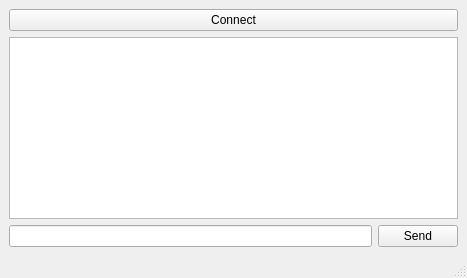
<?xml version="1.0" encoding="UTF-8"?>
<ui version="4.0">
 <class>MainWindow</class>
 <widget class="QMainWindow" name="MainWindow">
  <property name="geometry">
   <rect>
    <x>0</x>
    <y>0</y>
    <width>467</width>
    <height>278</height>
   </rect>
  </property>
  <property name="windowTitle">
   <string>MainWindow</string>
  </property>
  <widget class="QWidget" name="centralwidget">
   <layout class="QVBoxLayout" name="verticalLayout">
    <item>
     <layout class="QHBoxLayout" name="horizontalLayout">
      <item>
       <widget class="QPushButton" name="connectButton">
        <property name="text">
         <string>Connect</string>
        </property>
       </widget>
      </item>
     </layout>
    </item>
    <item>
     <widget class="QTextEdit" name="textEdit"/>
    </item>
    <item>
     <layout class="QHBoxLayout" name="horizontalLayout_2">
      <item>
       <widget class="QLineEdit" name="message"/>
      </item>
      <item>
       <widget class="QPushButton" name="sendButton">
        <property name="text">
         <string>Send</string>
        </property>
       </widget>
      </item>
     </layout>
    </item>
   </layout>
  </widget>
  <widget class="QMenuBar" name="menubar">
   <property name="geometry">
    <rect>
     <x>0</x>
     <y>0</y>
     <width>467</width>
     <height>21</height>
    </rect>
   </property>
  </widget>
  <widget class="QStatusBar" name="statusbar"/>
 </widget>
 <resources/>
 <connections/>
</ui>
